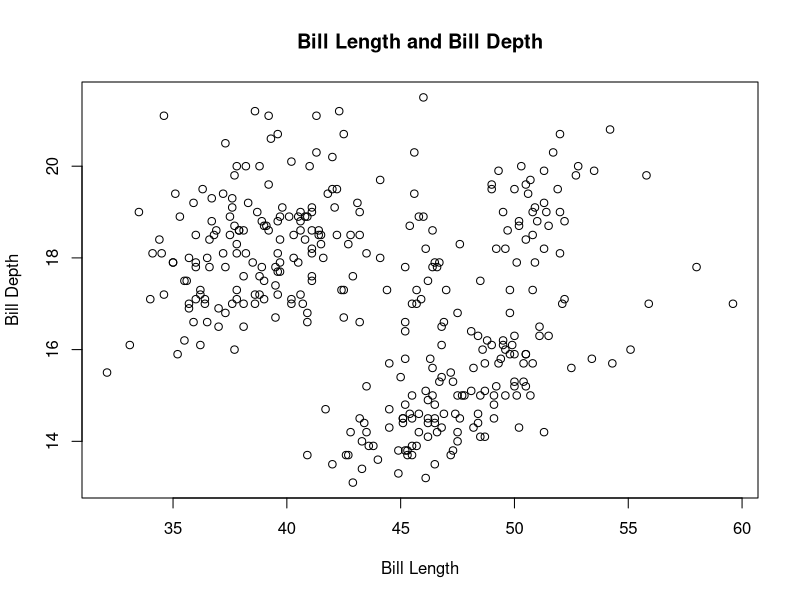

Here is the R script that generated this plot:
## ---- chunk 1
knitr::opts_chunk$set(echo = TRUE)


## ---- chunk 2

library("palmerpenguins")

palmerpenguins::penguins

##Get a descriptive summary of the penguins dataset
summary(penguins)

##Check how many columns does penguins dataset has?
head(penguins)

##Check how many rows does the penguins dataset has?
nrow(penguins)

Mean_Penguins <- mean(penguins, body_mass_g, na.rm = TRUE)
## ---- chunk 3
library("palmerpenguins")

plot(penguins$bill_length_mm,penguins$bill_depth_mm, main = "Bill Length and Bill Depth", xlab = "Bill Length", ylab= "Bill Depth")


